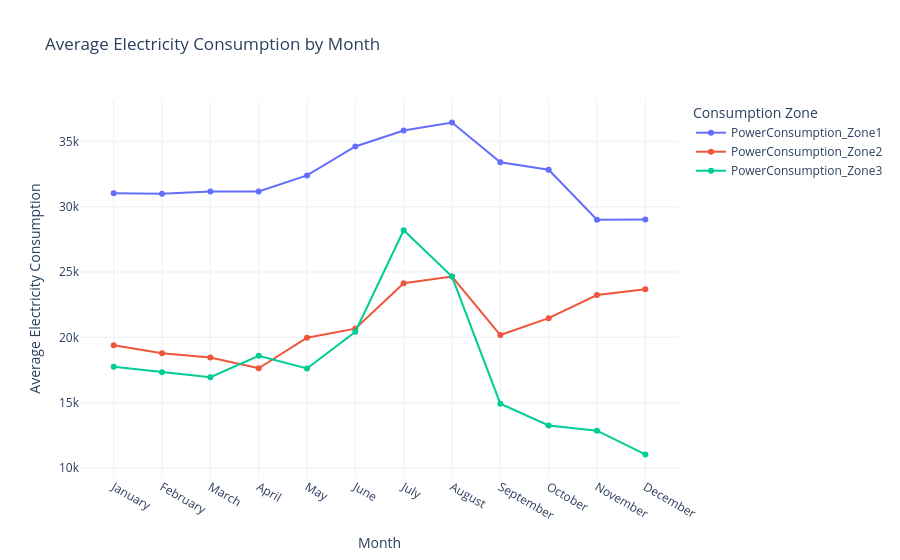

Notebook cell for this chart:
### Code cell
#4. Monthly consumption patterns
monthly_average = df.groupby('Month')[zone_cols].mean().reset_index()

monthly_long = monthly_average.melt(
    id_vars='Month',
    value_vars=zone_cols,
    var_name='Zone',
    value_name='Average Consumption'
)

month_names = {
    1: 'January', 2: 'February', 3: 'March', 4: 'April',
    5: 'May', 6: 'June', 7: 'July', 8: 'August',
    9: 'September', 10: 'October', 11: 'November', 12: 'December'
}
monthly_long['Month Name'] = monthly_long['Month'].map(month_names)

fig = px.line(
    monthly_long,
    x='Month Name',
    y='Average Consumption',
    color='Zone',
    markers=True,
    category_orders={'Month Name': list(month_names.values())},
    title='Average Electricity Consumption by Month',
    labels={'Month Name': 'Month', 'Average Consumption': 'Average Electricity Consumption'}
)

fig.update_layout(template='plotly_white', legend_title='Consumption Zone')
fig.show()

### Figure 1 — Plotly figure (JSON) as saved in the notebook; plotly's stock layout.template omitted (floating-point values rounded to 4 significant figures)
{"data": [{"hovertemplate": "Zone=PowerConsumption_Zone1<br>Month=%{x}<br>Average Electricity Consumption=%{y}<extra></extra>", "legendgroup": "PowerConsumption_Zone1", "line": {"color": "#636efa", "dash": "solid"}, "marker": {"symbol": "circle"}, "mode": "lines+markers", "name": "PowerConsumption_Zone1", "orientation": "v", "showlegend": true, "type": "scatter", "x": ["January", "February", "March", "April", "May", "June", "July", "August", "September", "October", "November", "December"], "xaxis": "x", "y": [31030.0, 30990.0, 31160.0, 31170.0, 32400.0, 34610.0, 35830.0, 36440.0, 33400.0, 32830.0, 29000.0, 29020.0], "yaxis": "y"}, {"hovertemplate": "Zone=PowerConsumption_Zone2<br>Month=%{x}<br>Average Electricity Consumption=%{y}<extra></extra>", "legendgroup": "PowerConsumption_Zone2", "line": {"color": "#EF553B", "dash": "solid"}, "marker": {"symbol": "circle"}, "mode": "lines+markers", "name": "PowerConsumption_Zone2", "orientation": "v", "showlegend": true, "type": "scatter", "x": ["January", "February", "March", "April", "May", "June", "July", "August", "September", "October", "November", "December"], "xaxis": "x", "y": [19390.0, 18790.0, 18460.0, 17630.0, 19980.0, 20670.0, 24150.0, 24660.0, 20180.0, 21470.0, 23240.0, 23680.0], "yaxis": "y"}, {"hovertemplate": "Zone=PowerConsumption_Zone3<br>Month=%{x}<br>Average Electricity Consumption=%{y}<extra></extra>", "legendgroup": "PowerConsumption_Zone3", "line": {"color": "#00cc96", "dash": "solid"}, "marker": {"symbol": "circle"}, "mode": "lines+markers", "name": "PowerConsumption_Zone3", "orientation": "v", "showlegend": true, "type": "scatter", "x": ["January", "February", "March", "April", "May", "June", "July", "August", "September", "October", "November", "December"], "xaxis": "x", "y": [17750.0, 17340.0, 16950.0, 18590.0, 17620.0, 20430.0, 28190.0, 24650.0, 14920.0, 13260.0, 12860.0, 11040.0], "yaxis": "y"}], "layout": {"legend": {"title": {"text": "Consumption Zone"}, "tracegroupgap": 0}, "title": {"text": "Average Electricity Consumption by Month"}, "xaxis": {"anchor": "y", "categoryarray": ["January", "February", "March", "April", "May", "June", "July", "August", "September", "October", "November", "December"], "categoryorder": "array", "domain": [0, 1], "title": {"text": "Month"}}, "yaxis": {"anchor": "x", "domain": [0, 1], "title": {"text": "Average Electricity Consumption"}}}}
